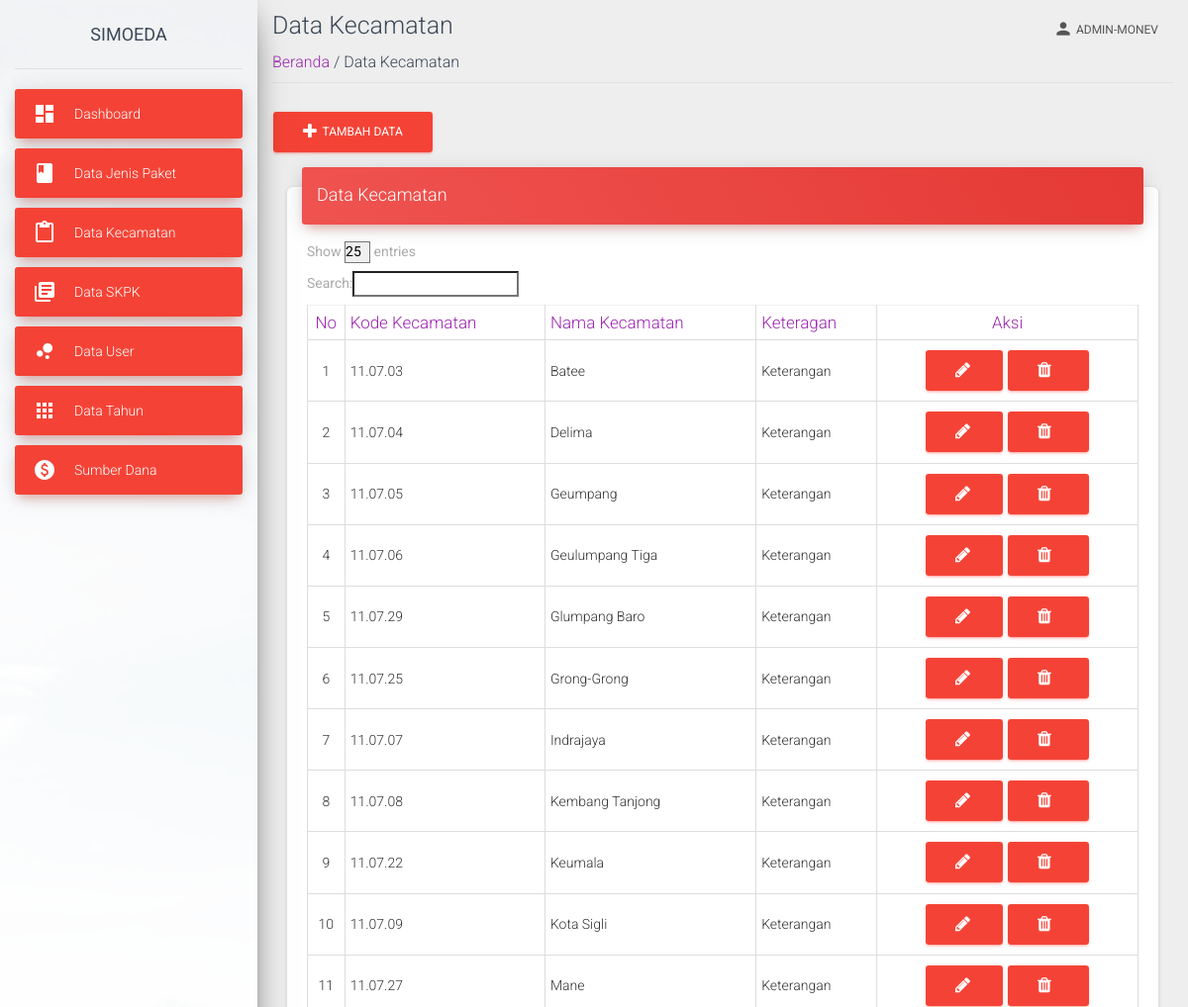
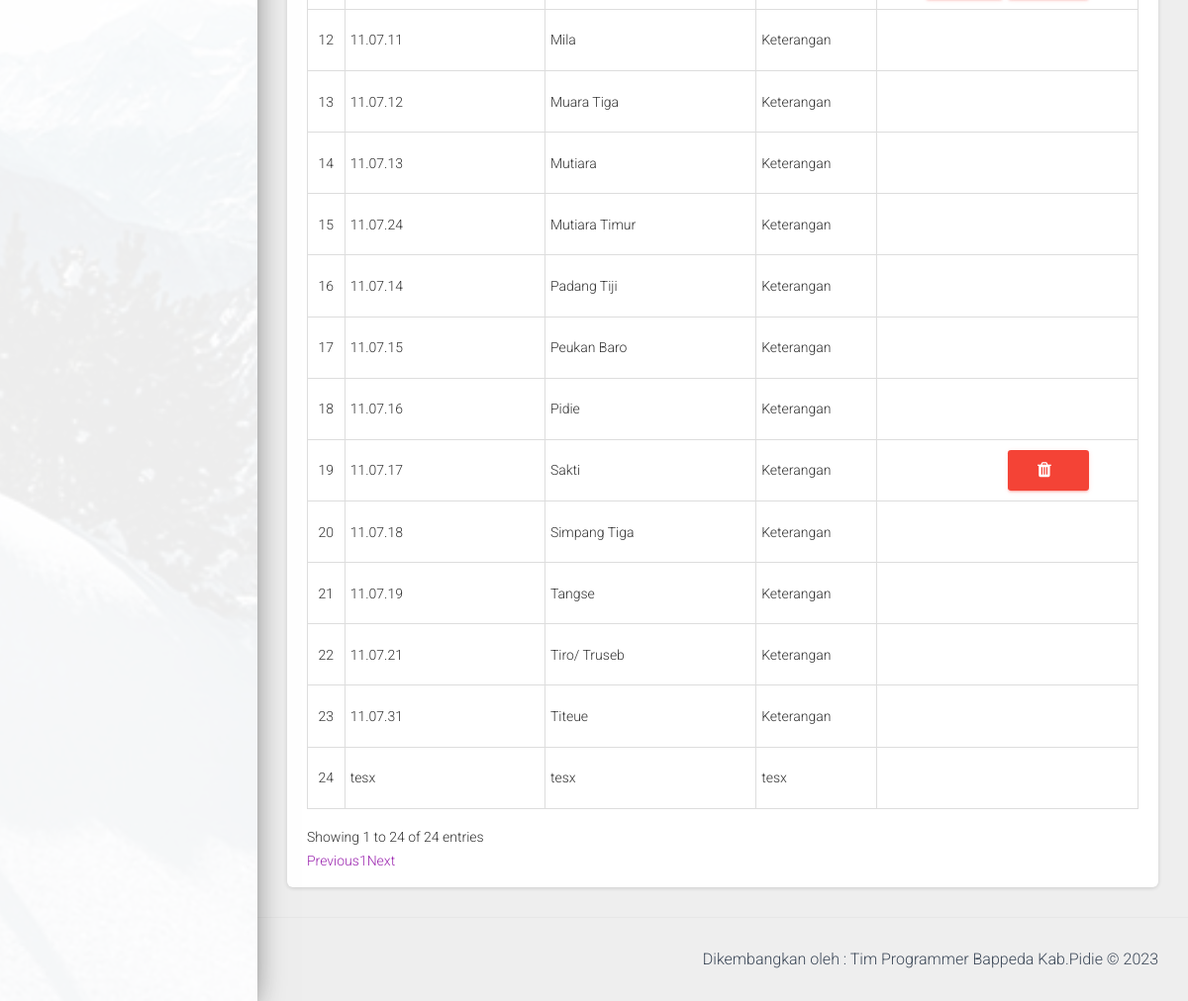
The app's page /view/data-kecamatan.php (signed in) with its own data (2 pictures, top to bottom).
### tables this page shows
CREATE TABLE `kecamatan` (
  `id_kecamatan` int(11) NOT NULL,
  `kode_kecamatan` varchar(25) NOT NULL,
  `nama_kecamatan` varchar(25) NOT NULL,
  `keterangan` varchar(255) DEFAULT NULL
);

### view/data-kecamatan.php (the view, shortened to what this page needs)
<?php
require('../view/template-atas-admin.php');
?>
<?php
require('../proses/koneksi.php');
?>
    <div class="container-fluid">
        <div class="title">
            <h3 class="text-gray-800 my-2">Data Kecamatan</h3>
        </div>
        <div class="subtitle border-bottom mb-4 pb-2">
            <span class=""><a href="index">Beranda </a></span>
            <span class="text-grey"> / Data Kecamatan</span>
        </div>
            <button type="button" class="btn btn-danger" data-toggle="modal" data-target="#exampleModal">
            <i class="fa fa-plus"></i>&nbsp;
                Tambah Data
            </button>
    <div class="content">
        <div class="container-fluid">
          <div class="row">
            <div class="col-md-12">
              <div class="card">
                <div class="card-header card-header-danger">
                  <h4 class="card-title "> Data Kecamatan</h4>
                </div>
          <div class="card-body">
        <div class="table-responsive">
        <table id="myTable" class="table table-bordered"
                data-page-length="25">
                <thead class="text-primary">
                    <tr>
                        <th class="text-center">No</th>
                        <th>Kode Kecamatan</th>
                        <th>Nama Kecamatan</th>
                        <th>Keteragan</th>
                        <th class="text-center">Aksi</th>
                    </tr>
                </thead>
                <?php
                            $noUrut=1;
                            $data=mysqli_query($koneksi,"SELECT * FROM kecamatan");
                            ?>
                <tbody id="dataTable">
                    <?php
                            while($d=mysqli_fetch_array($data)){
                            ?>
                    <tr>
                        <td class="text-center"><?php echo $noUrut++; ?></td>
                        <td><?php echo $d['kode_kecamatan']; ?></td>
                        <td><?php echo $d['nama_kecamatan']; ?></td>
                        <td><?php echo $d['keterangan']; ?></td>
                        <td class="text-center">
                                <button type="button" class="btn btn-danger" data-toggle="modal" data-target="#data<?php echo $d['id_kecamatan']; ?>">
                                <i class="fa fa-pencil"></i>&nbsp;
                                </button>
                            <a href="../proses/data-kecamatan-hapus.php?id=<?php echo $d['id_kecamatan']; ?>"
                            class="btn btn-danger"
                                onClick="return confirm('Apakah anda yakin menghapus data ini : <?php echo $d['nama_kecamatan'];?> ?')">
                                <i class="fa fa-trash mr-2" title="Hapus"></i>
                            </a>
                        </td>
                    </tr>
                    <?php
                            }
                        ?>
                </tbody>
            </table>
        </div>
    </div>
      </div>
        </div>
          </div>
            </div>
  </div>
    </div>
 <?php
require('../view/template-bawah-monev.php')
?>

### records on screen
kecamatan: kode_kecamatan "11.07.03", nama_kecamatan "Batee", keterangan "Keterangan"
kecamatan: kode_kecamatan "11.07.04", nama_kecamatan "Delima", keterangan "Keterangan"
kecamatan: kode_kecamatan "11.07.05", nama_kecamatan "Geumpang", keterangan "Keterangan"
kecamatan: kode_kecamatan "11.07.06", nama_kecamatan "Geulumpang Tiga", keterangan "Keterangan"
kecamatan: kode_kecamatan "11.07.29", nama_kecamatan "Glumpang Baro", keterangan "Keterangan"
kecamatan: kode_kecamatan "11.07.25", nama_kecamatan "Grong-Grong", keterangan "Keterangan"
kecamatan: kode_kecamatan "11.07.07", nama_kecamatan "Indrajaya", keterangan "Keterangan"
kecamatan: kode_kecamatan "11.07.08", nama_kecamatan "Kembang Tanjong", keterangan "Keterangan"
kecamatan: kode_kecamatan "11.07.22", nama_kecamatan "Keumala", keterangan "Keterangan"
kecamatan: kode_kecamatan "11.07.09", nama_kecamatan "Kota Sigli", keterangan "Keterangan"
kecamatan: kode_kecamatan "11.07.27", nama_kecamatan "Mane", keterangan "Keterangan"
kecamatan: kode_kecamatan "11.07.11", nama_kecamatan "Mila", keterangan "Keterangan"
kecamatan: kode_kecamatan "11.07.12", nama_kecamatan "Muara Tiga", keterangan "Keterangan"
kecamatan: kode_kecamatan "11.07.13", nama_kecamatan "Mutiara", keterangan "Keterangan"
kecamatan: kode_kecamatan "11.07.24", nama_kecamatan "Mutiara Timur", keterangan "Keterangan"
kecamatan: kode_kecamatan "11.07.14", nama_kecamatan "Padang Tiji", keterangan "Keterangan"
kecamatan: kode_kecamatan "11.07.15", nama_kecamatan "Peukan Baro", keterangan "Keterangan"
kecamatan: kode_kecamatan "11.07.16", nama_kecamatan "Pidie", keterangan "Keterangan"
kecamatan: kode_kecamatan "11.07.17", nama_kecamatan "Sakti", keterangan "Keterangan"
kecamatan: kode_kecamatan "11.07.18", nama_kecamatan "Simpang Tiga", keterangan "Keterangan"
kecamatan: kode_kecamatan "11.07.19", nama_kecamatan "Tangse", keterangan "Keterangan"
kecamatan: kode_kecamatan "11.07.21", nama_kecamatan "Tiro/ Truseb", keterangan "Keterangan"
kecamatan: kode_kecamatan "11.07.31", nama_kecamatan "Titeue", keterangan "Keterangan"
kecamatan: kode_kecamatan "tesx", nama_kecamatan "tesx", keterangan "tesx"

### other values on screen
$_SESSION['level'] "ADMIN-MONEV"
